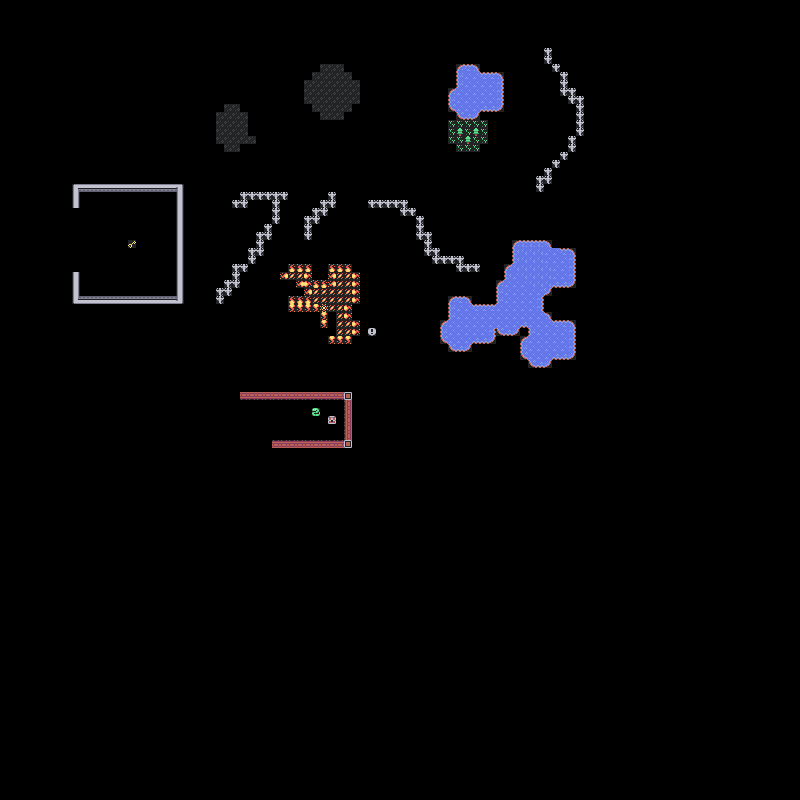

This game map was drawn from its Tiled (.tmx) file and the tilesets committed beside it. A one-line description and the trimmed map source follow:
An orthogonal 100x100 tile map with 8x8 px tiles, 1 tile layer (walls), 1 hidden layer not drawn.

<map version="1.4" tiledversion="1.4.2" orientation="orthogonal" renderorder="right-down" width="100" height="100" tilewidth="8" tileheight="8" infinite="0" backgroundcolor="#000000" nextlayerid="4" nextobjectid="1">
 <editorsettings>
  <export target="tilemap.json" format="json" />
 </editorsettings>
 <tileset firstgid="1" source="colored_tilemap_packed.tsx" />
 <layer id="1" name="walls" width="100" height="100">
  <data>[10000 cells, 487 non-empty, 26 distinct tile ids]</data>
 </layer>
 <layer id="3" name="collisions" width="100" height="100" visible="0">
  <data>[10000 cells, 314 non-empty, 18 distinct tile ids]</data>
 </layer>
</map>
